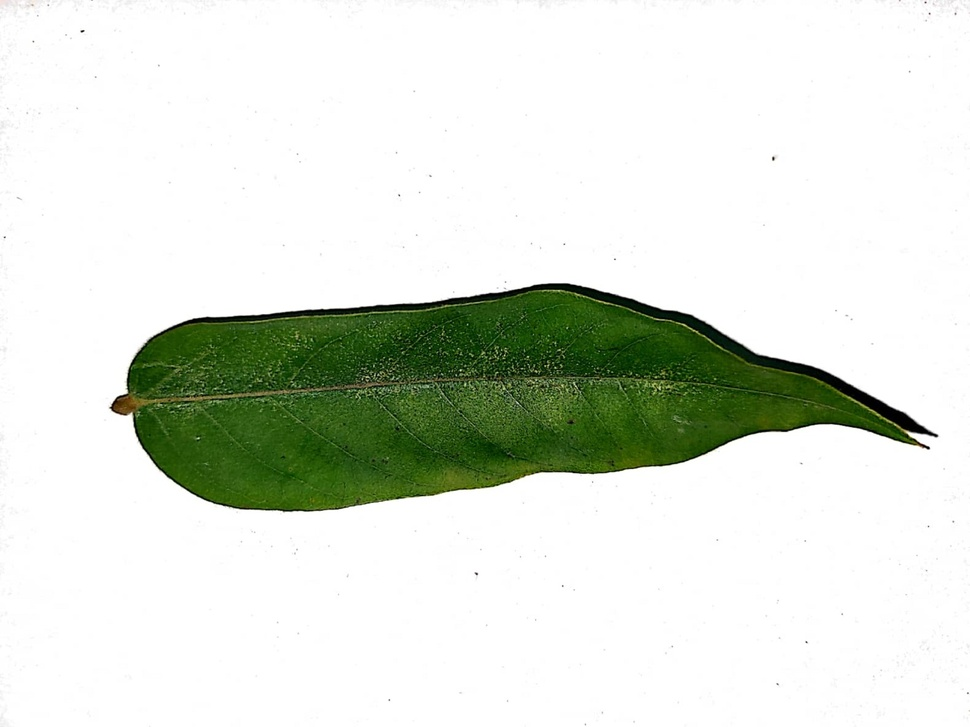
#> input picture Belimbing Wuluh/007.jpg, 970 x 727 px, shrunk from 1600 x 1200 before the run, found by its file name
$ jupyter execute split_merge.ipynb   (shell and % lines are left out)
#> lines starting #> are read from the running program, lines starting #| are printed output that depends on the picture
<a href="https://colab.research.google.com/github/zidan-m41/KC/blob/main/image_fundamental/split_merge.ipynb" target="_parent"></a>

[cell 1]
# import the necessary packages
from matplotlib import pyplot as plt
import numpy as np
import argparse
import cv2

[cell 2]
def plt_imshow(title, image):
	# convert the image frame BGR to RGB color space and display it
	image = cv2.cvtColor(image, cv2.COLOR_BGR2RGB)
	plt.imshow(image)
	plt.title(title)
	plt.grid(False)
	plt.show()

[cell 3]
# since we are using Jupyter Notebooks we can replace our argument
# parsing code with *hard coded* arguments and values
args = {
	"image": "007.jpg"
}

[cell 4]
# load the input image and grab each channel -- note how OpenCV
# represents images as NumPy arrays with channels in Blue, Green,
# Red ordering rather than Red, Green Blue
image = cv2.imread(args["image"])
#> image is the input picture: shape (727, 970, 3); mean B, G, R 215, 225.1, 219.3
(B, G, R) = cv2.split(image)
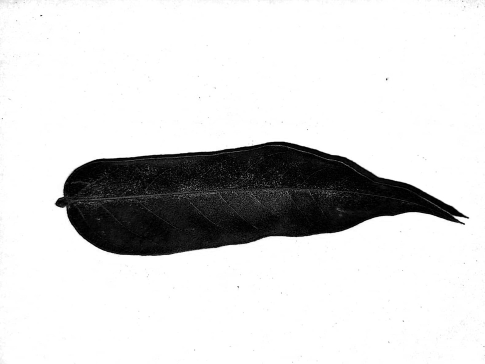
#> B: shape (727, 970) (shown at 1/2 size); min 0, max 255, mean 215
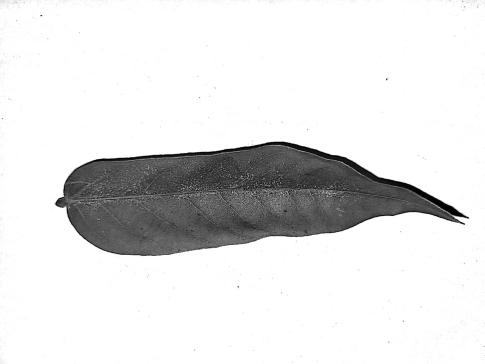
#> G: shape (727, 970) (shown at 1/2 size); min 0, max 255, mean 225.1
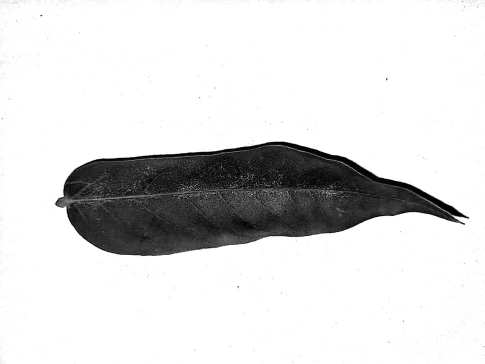
#> R: shape (727, 970) (shown at 1/2 size); min 0, max 255, mean 219.3

# show each channel individually
plt_imshow("Red", R)
plt_imshow("Green", G)
plt_imshow("Blue", B)

[cell 5]
merged = cv2.merge([B, G, R])
plt_imshow("Merged", merged)

[cell 6]
# visualize each channel in color
zeros = np.zeros(image.shape[:2], dtype="uint8")
plt_imshow("Red", cv2.merge([zeros, zeros, R]))
#> in plt_imshow (call 5), `image = cv2.cvtColor(image, cv2.COLOR_BGR2RGB)`:
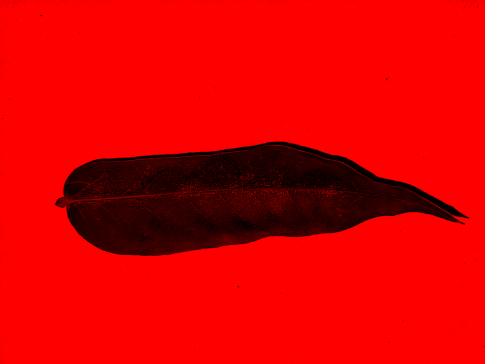
#> image: shape (727, 970, 3) (shown at 1/2 size); mean R, G, B 219.3, 0, 0
plt_imshow("Green", cv2.merge([zeros, G, zeros]))
#> in plt_imshow (call 6), `image = cv2.cvtColor(image, cv2.COLOR_BGR2RGB)`:
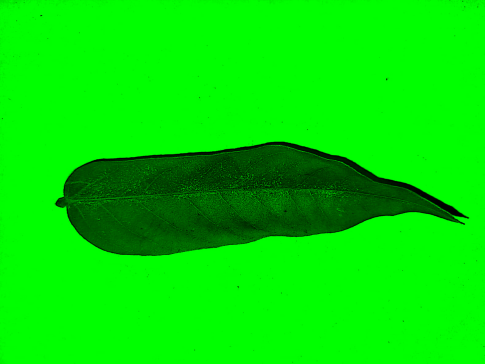
#> image: shape (727, 970, 3) (shown at 1/2 size); mean R, G, B 0, 225.1, 0
plt_imshow("Blue", cv2.merge([B, zeros, zeros]))
#> in plt_imshow (call 7), `image = cv2.cvtColor(image, cv2.COLOR_BGR2RGB)`:
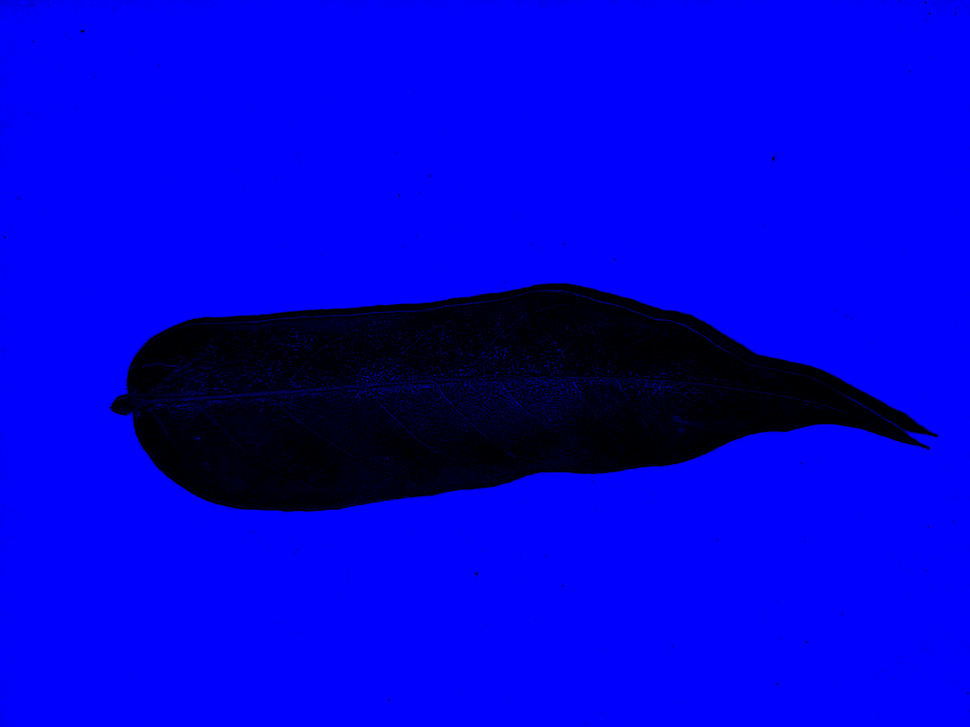
#> image: shape (727, 970, 3); mean R, G, B 0, 0, 215

$ run again, with Belimbing Wuluh/001.jpg copied over Belimbing Wuluh/007.jpg
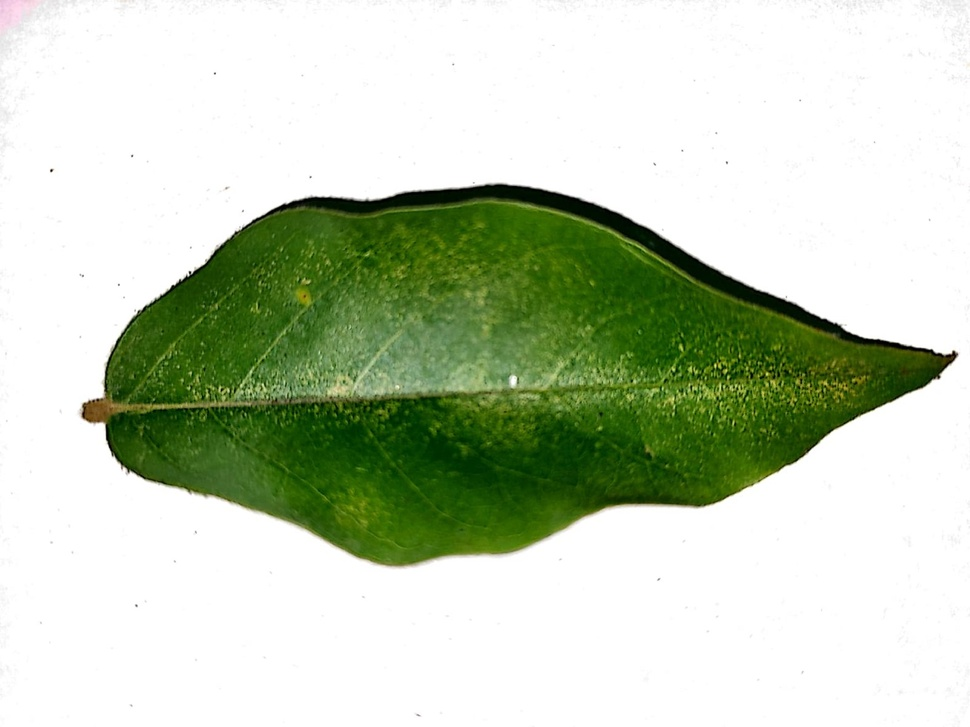
#> input picture Belimbing Wuluh/001.jpg, 970 x 727 px, shrunk from 1600 x 1200 before the run, found by its file name
#> image is the input picture: shape (727, 970, 3); mean B, G, R 184.3, 206.5, 194.9
#> in plt_imshow (call 6), `image = cv2.cvtColor(image, cv2.COLOR_BGR2RGB)`:
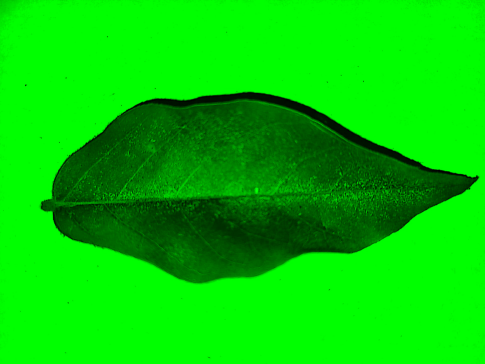
#> image: shape (727, 970, 3) (shown at 1/2 size); mean R, G, B 0, 206.5, 0
#> in plt_imshow (call 7), `image = cv2.cvtColor(image, cv2.COLOR_BGR2RGB)`:
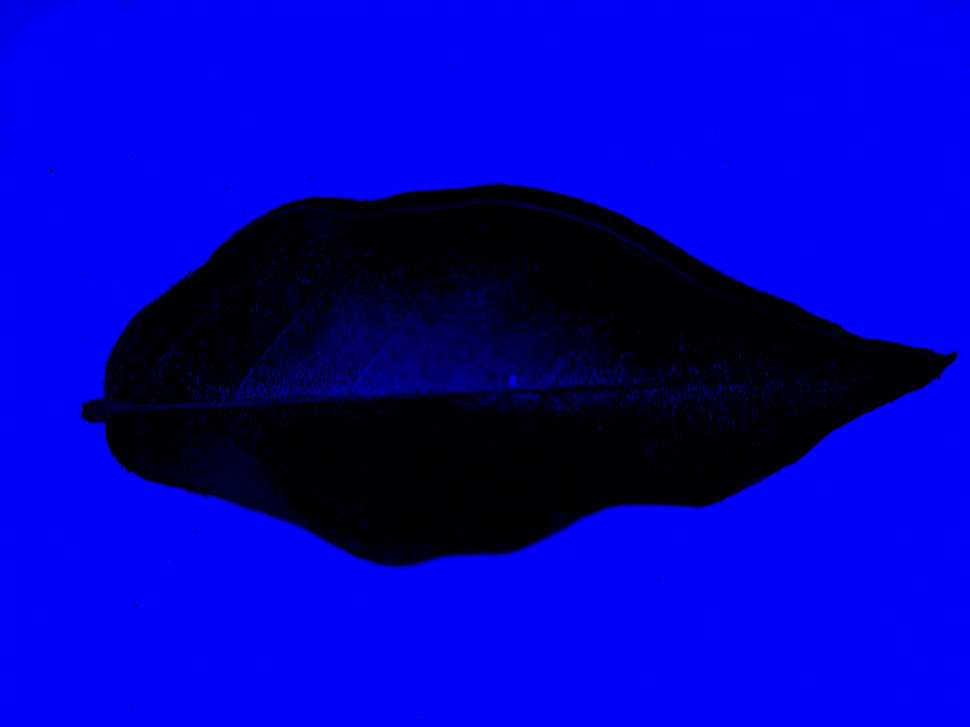
#> image: shape (727, 970, 3); mean R, G, B 0, 0, 184.3

$ run again, with Belimbing Wuluh/002.jpg copied over Belimbing Wuluh/007.jpg
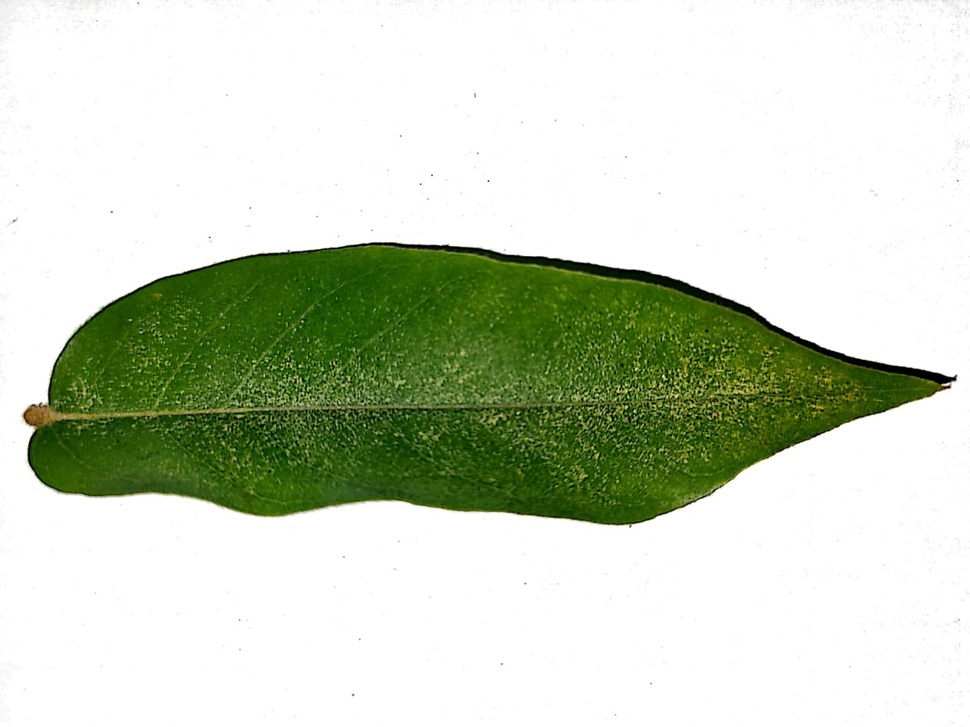
#> input picture Belimbing Wuluh/002.jpg, 970 x 727 px, shrunk from 1600 x 1200 before the run, found by its file name
#> image is the input picture: shape (727, 970, 3); mean B, G, R 193.1, 212.2, 203.3
#> in plt_imshow (call 6), `image = cv2.cvtColor(image, cv2.COLOR_BGR2RGB)`:
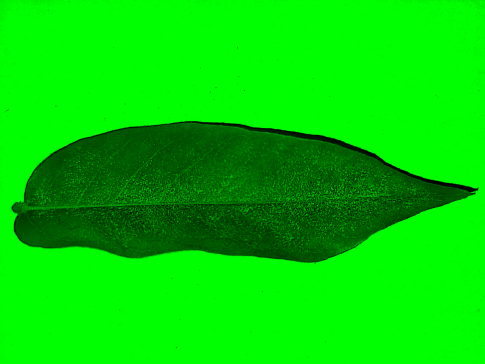
#> image: shape (727, 970, 3) (shown at 1/2 size); mean R, G, B 0, 212.2, 0
#> in plt_imshow (call 7), `image = cv2.cvtColor(image, cv2.COLOR_BGR2RGB)`:
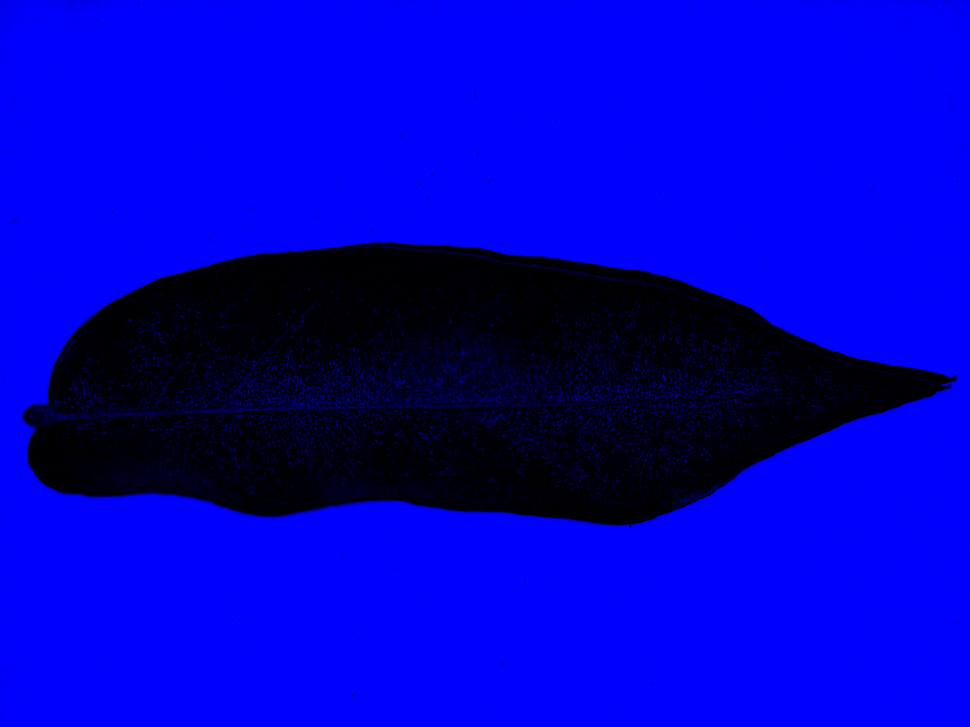
#> image: shape (727, 970, 3); mean R, G, B 0, 0, 193.1
